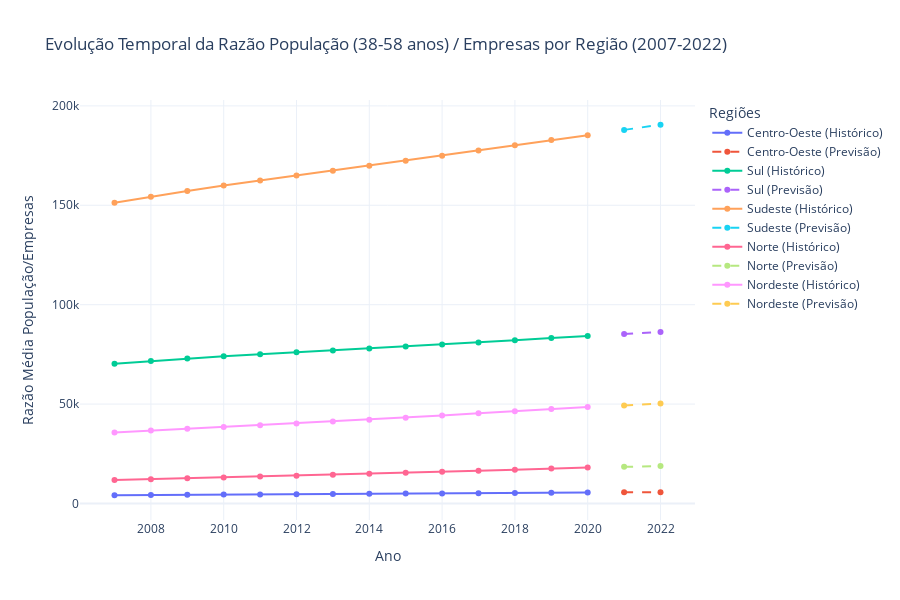

The code cell stored with this chart in its notebook:
### Markdown cell above
Observações:
* Minas Gerais, Rio de Janeiro, Bahia e Paraná continuam com uma razão alta e crescimento estável, reforçando sinais de possível saturação.
* Acre e Amazonas apresentam crescimento mais modesto, sugerindo oportunidades de expansão.

### Code cell
# Dicionário de regiões
regioes = {
    "Acre": "Norte",
    "Alagoas": "Nordeste",
    "Amapá": "Norte",
    "Amazonas": "Norte",
    "Bahia": "Nordeste",
    "Ceará": "Nordeste",
    "Distrito Federal": "Centro-Oeste",
    "Espírito Santo": "Sudeste",
    "Goiás": "Centro-Oeste",
    "Maranhão": "Nordeste",
    "Mato Grosso": "Centro-Oeste",
    "Mato Grosso do Sul": "Centro-Oeste",
    "Minas Gerais": "Sudeste",
    "Pará": "Norte",
    "Paraíba": "Nordeste",
    "Paraná": "Sul",
    "Pernambuco": "Nordeste",
    "Piauí": "Nordeste",
    "Rio de Janeiro": "Sudeste",
    "Rio Grande do Norte": "Nordeste",
    "Rio Grande do Sul": "Sul",
    "Rondônia": "Norte",
    "Roraima": "Norte",
    "Santa Catarina": "Sul",
    "São Paulo": "Sudeste",
    "Sergipe": "Nordeste",
    "Tocantins": "Norte",
}

# Criando um novo DataFrame para armazenar a média da razão por região
razao_por_regiao = pd.DataFrame(index=razao_populacao_empresa_corrigida.index)

for regiao in set(regioes.values()):
    estados_da_regiao = [estado for estado, reg in regioes.items() if reg == regiao]
    razao_por_regiao[regiao] = razao_populacao_empresa_corrigida[
        estados_da_regiao
    ].mean(axis=1)

# Adicionando as previsões para 2021 e 2022
previsao_por_regiao = pd.DataFrame(index=previsao_2021_2022.index)

for regiao in set(regioes.values()):
    estados_da_regiao = [estado for estado, reg in regioes.items() if reg == regiao]
    previsao_por_regiao[regiao] = previsao_2021_2022[estados_da_regiao].mean(axis=1)

# Criando o gráfico interativo
fig = go.Figure()

# Adicionando as linhas para cada região
for regiao in razao_por_regiao.columns:
    # Dados históricos
    fig.add_trace(
        go.Scatter(
            x=razao_por_regiao.index,
            y=razao_por_regiao[regiao],
            mode="lines+markers",
            name=f"{regiao} (Histórico)",
            hovertemplate="Região: "
            + regiao
            + "<br>Ano: %{x}<br>Razão Média: %{y:.2f}<extra></extra>",
        )
    )

    # Dados de previsão
    fig.add_trace(
        go.Scatter(
            x=previsao_por_regiao.index,
            y=previsao_por_regiao[regiao],
            mode="lines+markers",
            line=dict(dash="dash"),
            name=f"{regiao} (Previsão)",
            hovertemplate="Região: "
            + regiao
            + "<br>Ano: %{x}<br>Razão Média: %{y:.2f}<extra></extra>",
        )
    )

# Configurando o layout
fig.update_layout(
    title="Evolução Temporal da Razão População (38-58 anos) / Empresas por Região (2007-2022)",
    xaxis_title="Ano",
    yaxis_title="Razão Média População/Empresas",
    legend_title="Regiões",
    hovermode="closest",
    template="plotly_white",
    height=600,
)

# Mostrando o gráfico interativo
fig.show()

### Figure 1 — Plotly figure (JSON) as saved in the notebook; plotly's stock layout.template omitted (floating-point values rounded to 4 significant figures)
{"data": [{"hovertemplate": "Região: Centro-Oeste<br>Ano: %{x}<br>Razão Média: %{y:.2f}<extra></extra>", "mode": "lines+markers", "name": "Centro-Oeste (Histórico)", "type": "scatter", "x": [2007, 2008, 2009, 2010, 2011, 2012, 2013, 2014, 2015, 2016, 2017, 2018, 2019, 2020], "y": [4138.0, 4253.0, 4364.0, 4470.0, 4570.0, 4668.0, 4764.0, 4862.0, 4963.0, 5068.0, 5175.0, 5282.0, 5389.0, 5490.0]}, {"hovertemplate": "Região: Centro-Oeste<br>Ano: %{x}<br>Razão Média: %{y:.2f}<extra></extra>", "line": {"dash": "dash"}, "mode": "lines+markers", "name": "Centro-Oeste (Previsão)", "type": "scatter", "x": [2021, 2022], "y": [5589.0, 5691.0]}, {"hovertemplate": "Região: Sul<br>Ano: %{x}<br>Razão Média: %{y:.2f}<extra></extra>", "mode": "lines+markers", "name": "Sul (Histórico)", "type": "scatter", "x": [2007, 2008, 2009, 2010, 2011, 2012, 2013, 2014, 2015, 2016, 2017, 2018, 2019, 2020], "y": [70310.0, 71650.0, 72890.0, 74030.0, 75060.0, 76030.0, 76970.0, 77920.0, 78900.0, 79940.0, 81020.0, 82110.0, 83190.0, 84200.0]}, {"hovertemplate": "Região: Sul<br>Ano: %{x}<br>Razão Média: %{y:.2f}<extra></extra>", "line": {"dash": "dash"}, "mode": "lines+markers", "name": "Sul (Previsão)", "type": "scatter", "x": [2021, 2022], "y": [85250.0, 86290.0]}, {"hovertemplate": "Região: Sudeste<br>Ano: %{x}<br>Razão Média: %{y:.2f}<extra></extra>", "mode": "lines+markers", "name": "Sudeste (Histórico)", "type": "scatter", "x": [2007, 2008, 2009, 2010, 2011, 2012, 2013, 2014, 2015, 2016, 2017, 2018, 2019, 2020], "y": [151200.0, 154300.0, 157200.0, 159900.0, 162500.0, 164900.0, 167400.0, 169800.0, 172300.0, 174900.0, 177600.0, 180200.0, 182800.0, 185200.0]}, {"hovertemplate": "Região: Sudeste<br>Ano: %{x}<br>Razão Média: %{y:.2f}<extra></extra>", "line": {"dash": "dash"}, "mode": "lines+markers", "name": "Sudeste (Previsão)", "type": "scatter", "x": [2021, 2022], "y": [187900.0, 190500.0]}, {"hovertemplate": "Região: Norte<br>Ano: %{x}<br>Razão Média: %{y:.2f}<extra></extra>", "mode": "lines+markers", "name": "Norte (Histórico)", "type": "scatter", "x": [2007, 2008, 2009, 2010, 2011, 2012, 2013, 2014, 2015, 2016, 2017, 2018, 2019, 2020], "y": [11750.0, 12190.0, 12630.0, 13080.0, 13520.0, 13980.0, 14440.0, 14920.0, 15420.0, 15930.0, 16450.0, 16990.0, 17530.0, 18060.0]}, {"hovertemplate": "Região: Norte<br>Ano: %{x}<br>Razão Média: %{y:.2f}<extra></extra>", "line": {"dash": "dash"}, "mode": "lines+markers", "name": "Norte (Previsão)", "type": "scatter", "x": [2021, 2022], "y": [18410.0, 18900.0]}, {"hovertemplate": "Região: Nordeste<br>Ano: %{x}<br>Razão Média: %{y:.2f}<extra></extra>", "mode": "lines+markers", "name": "Nordeste (Histórico)", "type": "scatter", "x": [2007, 2008, 2009, 2010, 2011, 2012, 2013, 2014, 2015, 2016, 2017, 2018, 2019, 2020], "y": [35760.0, 36670.0, 37570.0, 38480.0, 39370.0, 40280.0, 41200.0, 42170.0, 43180.0, 44240.0, 45330.0, 46430.0, 47520.0, 48560.0]}, {"hovertemplate": "Região: Nordeste<br>Ano: %{x}<br>Razão Média: %{y:.2f}<extra></extra>", "line": {"dash": "dash"}, "mode": "lines+markers", "name": "Nordeste (Previsão)", "type": "scatter", "x": [2021, 2022], "y": [49290.0, 50270.0]}], "layout": {"height": 600, "hovermode": "closest", "legend": {"title": {"text": "Regiões"}}, "title": {"text": "Evolução Temporal da Razão População (38-58 anos) / Empresas por Região (2007-2022)"}, "xaxis": {"title": {"text": "Ano"}}, "yaxis": {"title": {"text": "Razão Média População/Empresas"}}}}
